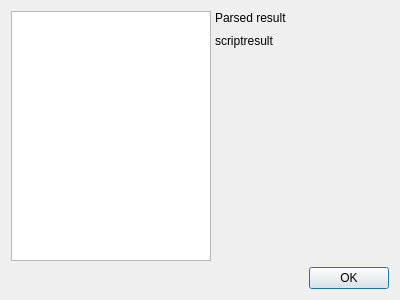
<?xml version="1.0" encoding="UTF-8"?>
<ui version="4.0">
 <class>TestSetupDialog</class>
 <widget class="QDialog" name="TestSetupDialog">
  <property name="geometry">
   <rect>
    <x>0</x>
    <y>0</y>
    <width>400</width>
    <height>300</height>
   </rect>
  </property>
  <property name="windowTitle">
   <string>Test setup</string>
  </property>
  <layout class="QVBoxLayout" name="verticalLayout">
   <item>
    <layout class="QHBoxLayout" name="horizontalLayout" stretch="0,0,0">
     <property name="spacing">
      <number>4</number>
     </property>
     <item>
      <widget class="QPlainTextEdit" name="scriptTextEdit">
       <property name="maximumSize">
        <size>
         <width>200</width>
         <height>16777215</height>
        </size>
       </property>
      </widget>
     </item>
     <item>
      <layout class="QVBoxLayout" name="verticalLayout_2">
       <item>
        <widget class="QLabel" name="label">
         <property name="sizePolicy">
          <sizepolicy hsizetype="Preferred" vsizetype="Preferred">
           <horstretch>0</horstretch>
           <verstretch>0</verstretch>
          </sizepolicy>
         </property>
         <property name="text">
          <string>Parsed result</string>
         </property>
        </widget>
       </item>
       <item>
        <spacer name="verticalSpacer_2">
         <property name="orientation">
          <enum>Qt::Vertical</enum>
         </property>
         <property name="sizeType">
          <enum>QSizePolicy::Preferred</enum>
         </property>
         <property name="sizeHint" stdset="0">
          <size>
           <width>20</width>
           <height>5</height>
          </size>
         </property>
        </spacer>
       </item>
       <item>
        <widget class="QLabel" name="parsedResult">
         <property name="text">
          <string>scriptresult</string>
         </property>
        </widget>
       </item>
       <item>
        <spacer name="verticalSpacer">
         <property name="orientation">
          <enum>Qt::Vertical</enum>
         </property>
         <property name="sizeHint" stdset="0">
          <size>
           <width>20</width>
           <height>40</height>
          </size>
         </property>
        </spacer>
       </item>
      </layout>
     </item>
     <item>
      <spacer name="horizontalSpacer">
       <property name="orientation">
        <enum>Qt::Horizontal</enum>
       </property>
       <property name="sizeHint" stdset="0">
        <size>
         <width>40</width>
         <height>20</height>
        </size>
       </property>
      </spacer>
     </item>
    </layout>
   </item>
   <item>
    <widget class="QDialogButtonBox" name="buttonBox">
     <property name="orientation">
      <enum>Qt::Horizontal</enum>
     </property>
     <property name="standardButtons">
      <set>QDialogButtonBox::Ok</set>
     </property>
    </widget>
   </item>
  </layout>
 </widget>
 <resources/>
 <connections>
  <connection>
   <sender>buttonBox</sender>
   <signal>accepted()</signal>
   <receiver>TestSetupDialog</receiver>
   <slot>accept()</slot>
   <hints>
    <hint type="sourcelabel">
     <x>248</x>
     <y>254</y>
    </hint>
    <hint type="destinationlabel">
     <x>157</x>
     <y>274</y>
    </hint>
   </hints>
  </connection>
  <connection>
   <sender>buttonBox</sender>
   <signal>rejected()</signal>
   <receiver>TestSetupDialog</receiver>
   <slot>reject()</slot>
   <hints>
    <hint type="sourcelabel">
     <x>316</x>
     <y>260</y>
    </hint>
    <hint type="destinationlabel">
     <x>286</x>
     <y>274</y>
    </hint>
   </hints>
  </connection>
 </connections>
</ui>
